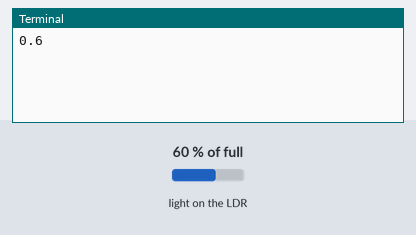
Recording of a program running on a simulated Raspberry Pi (BCM pin numbers). Parts: the last lines printed to the terminal. Inputs (shaded band) come from the test bench; at power-on: light on the LDR 60 % of full.

Above: at 1.2 s.
1.3 s: light on the LDR set to 2 % of full
At 2.1 s:
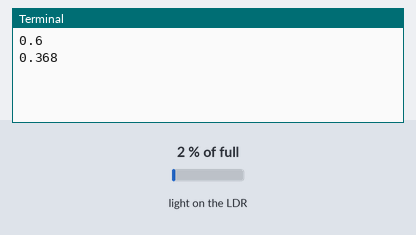
2.8 s: light on the LDR set to 25 % of full
At 4.2 s:
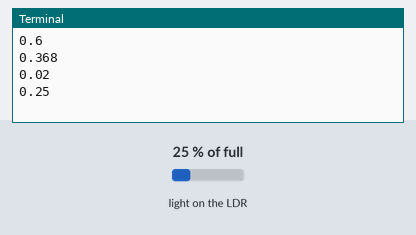
Timing chart, 0 to 5.8 s (numbered marks = the images above; inputs shaded):
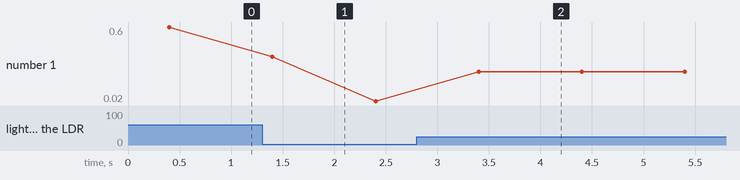

Measured:
- after the input at 1.3 s, the terminal: prints a new line after 0.10 s (image 1)
- after the input at 2.8 s, the terminal: prints a new line after 0.60 s (image 2)
- plotted number 1: 0.6 → 0.02 after the input at 1.3 s, 0.02 → 0.25 after the input at 2.8 s

The program:

lightsensor.py
```python
from gpiozero import LightSensor
from gpiozero.pins.pigpio import PiGPIOFactory
from time import sleep


factory = PiGPIOFactory(host='192.168.0.221')
ldr = LightSensor(27, pin_factory=factory)

while True:
    print(ldr.value)
    sleep(1)
```
